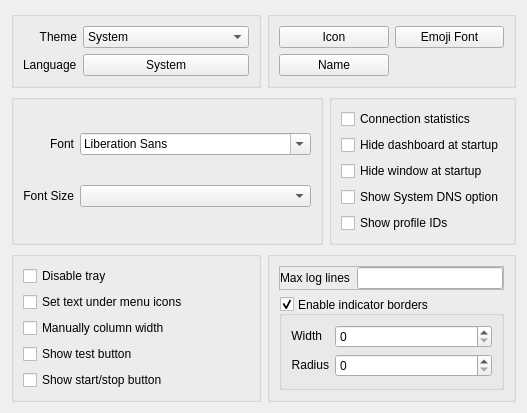
     <widget class="QWidget" name="tab_2">
      <attribute name="title">
       <string>Style</string>
      </attribute>
      <layout class="QGridLayout" name="gridLayout_5">
       <item row="2" column="0">
        <layout class="QHBoxLayout" name="style_h_2">
         <item>
          <widget class="QGroupBox" name="traffic_statistics_box">
           <layout class="QGridLayout" name="gridLayout_8">
            <item row="0" column="0">
             <widget class="QLabel" name="label_2">
              <property name="text">
               <string>Font</string>
              </property>
              <property name="alignment">
               <set>Qt::AlignmentFlag::AlignRight|Qt::AlignmentFlag::AlignTrailing|Qt::AlignmentFlag::AlignVCenter</set>
              </property>
             </widget>
            </item>
            <item row="0" column="1">
             <widget class="QFontComboBox" name="font"/>
            </item>
            <item row="1" column="0">
             <widget class="QLabel" name="label_5">
              <property name="text">
               <string>Font Size</string>
              </property>
              <property name="alignment">
               <set>Qt::AlignmentFlag::AlignRight|Qt::AlignmentFlag::AlignTrailing|Qt::AlignmentFlag::AlignVCenter</set>
              </property>
             </widget>
            </item>
            <item row="1" column="1">
             <widget class="QComboBox" name="font_size"/>
            </item>
           </layout>
          </widget>
         </item>
         <item>
          <widget class="QGroupBox" name="connection_statistics_box">
           <layout class="QVBoxLayout" name="verticalLayout_7">
            <item>
             <widget class="QCheckBox" name="connection_statistics">
              <property name="text">
               <string>Connection statistics</string>
              </property>
             </widget>
            </item>
            <item>
             <widget class="QCheckBox" name="start_minimal">
              <property name="sizePolicy">
               <sizepolicy hsizetype="Preferred" vsizetype="Fixed">
                <horstretch>0</horstretch>
                <verstretch>0</verstretch>
               </sizepolicy>
              </property>
              <property name="text">
               <string>Hide dashboard at startup</string>
              </property>
             </widget>
            </item>
            <item>
             <widget class="QCheckBox" name="auto_hide">
              <property name="text">
               <string>Hide window at startup</string>
              </property>
             </widget>
            </item>
            <item>
             <widget class="QCheckBox" name="show_system_dns">
              <property name="text">
               <string>Show System DNS option</string>
              </property>
             </widget>
            </item>
            <item>
             <widget class="QCheckBox" name="show_profile_id">
              <property name="text">
               <string>Show profile IDs</string>
              </property>
             </widget>
            </item>
           </layout>
          </widget>
         </item>
        </layout>
       </item>
       <item row="3" column="0">
        <layout class="QHBoxLayout" name="style_h_3">
         <item>
          <widget class="QGroupBox" name="horizontalGroupBox_5">
           <layout class="QVBoxLayout" name="verticalLayout_5">
            <item>
             <widget class="QCheckBox" name="disable_tray">
              <property name="text">
               <string>Disable tray</string>
              </property>
             </widget>
            </item>
            <item>
             <widget class="QCheckBox" name="set_text_under_menu_icons">
              <property name="text">
               <string>Set text under menu icons</string>
              </property>
             </widget>
            </item>
            <item>
             <widget class="QCheckBox" name="manually_column_width">
              <property name="text">
               <string>Manually column width</string>
              </property>
             </widget>
            </item>
            <item>
             <widget class="QCheckBox" name="show_test_button">
              <property name="text">
               <string>Show test button</string>
              </property>
             </widget>
            </item>
            <item>
             <widget class="QCheckBox" name="show_start_stop_button">
              <property name="text">
               <string>Show start/stop button</string>
              </property>
             </widget>
            </item>
           </layout>
          </widget>
         </item>
         <item>
          <widget class="QGroupBox" name="groupBox_2">
           <layout class="QGridLayout" name="gridLayout_12">
            <item row="2" column="0">
             <widget class="QGroupBox" name="enable_indicator_borders">
              <property name="title">
               <string>Enable indicator borders</string>
              </property>
              <property name="alignment">
               <set>Qt::AlignmentFlag::AlignLeading|Qt::AlignmentFlag::AlignLeft|Qt::AlignmentFlag::AlignVCenter</set>
              </property>
              <property name="flat">
               <bool>false</bool>
              </property>
              <property name="checkable">
               <bool>true</bool>
              </property>
              <property name="checked">
               <bool>true</bool>
              </property>
              <layout class="QGridLayout" name="gridLayout_15">
               <item row="0" column="0">
                <widget class="QLabel" name="label_20">
                 <property name="sizePolicy">
                  <sizepolicy hsizetype="Maximum" vsizetype="Maximum">
                   <horstretch>0</horstretch>
                   <verstretch>0</verstretch>
                  </sizepolicy>
                 </property>
                 <property name="text">
                  <string>Width</string>
                 </property>
                 <property name="alignment">
                  <set>Qt::AlignmentFlag::AlignRight|Qt::AlignmentFlag::AlignTrailing|Qt::AlignmentFlag::AlignVCenter</set>
                 </property>
                </widget>
               </item>
               <item row="1" column="0">
                <widget class="QLabel" name="label_31">
                 <property name="sizePolicy">
                  <sizepolicy hsizetype="Maximum" vsizetype="Maximum">
                   <horstretch>0</horstretch>
                   <verstretch>0</verstretch>
                  </sizepolicy>
                 </property>
                 <property name="text">
                  <string>Radius</string>
                 </property>
                 <property name="alignment">
                  <set>Qt::AlignmentFlag::AlignRight|Qt::AlignmentFlag::AlignTrailing|Qt::AlignmentFlag::AlignVCenter</set>
                 </property>
                </widget>
               </item>
               <item row="0" column="1">
                <widget class="QSpinBox" name="indicator_border_width"/>
               </item>
               <item row="1" column="1">
                <widget class="QSpinBox" name="indicator_border_radius"/>
               </item>
              </layout>
             </widget>
            </item>
            <item row="1" column="0">
             <widget class="QFrame" name="frame_3">
              <property name="sizePolicy">
               <sizepolicy hsizetype="Preferred" vsizetype="Maximum">
                <horstretch>0</horstretch>
                <verstretch>0</verstretch>
               </sizepolicy>
              </property>
              <property name="frameShape">
               <enum>QFrame::Shape::StyledPanel</enum>
              </property>
              <property name="frameShadow">
               <enum>QFrame::Shadow::Raised</enum>
              </property>
              <layout class="QHBoxLayout" name="horizontalLayout_15">
               <property name="spacing">
                <number>7</number>
               </property>
               <property name="leftMargin">
                <number>0</number>
               </property>
               <property name="topMargin">
                <number>0</number>
               </property>
               <property name="rightMargin">
                <number>0</number>
               </property>
               <property name="bottomMargin">
                <number>0</number>
               </property>
               <item>
                <widget class="QLabel" name="label_17">
                 <property name="sizePolicy">
                  <sizepolicy hsizetype="Maximum" vsizetype="Maximum">
                   <horstretch>0</horstretch>
                   <verstretch>0</verstretch>
                  </sizepolicy>
                 </property>
                 <property name="text">
                  <string>Max log lines</string>
                 </property>
                 <property name="alignment">
                  <set>Qt::AlignmentFlag::AlignLeading|Qt::AlignmentFlag::AlignLeft|Qt::AlignmentFlag::AlignVCenter</set>
                 </property>
                </widget>
               </item>
               <item>
                <widget class="QLineEdit" name="max_log_line">
                 <property name="sizePolicy">
                  <sizepolicy hsizetype="Ignored" vsizetype="Fixed">
                   <horstretch>0</horstretch>
                   <verstretch>0</verstretch>
                  </sizepolicy>
                 </property>
                </widget>
               </item>
              </layout>
             </widget>
            </item>
           </layout>
          </widget>
         </item>
        </layout>
       </item>
       <item row="0" column="0">
        <layout class="QHBoxLayout" name="style_h_1">
         <item>
          <widget class="QGroupBox" name="groupBox">
           <layout class="QGridLayout" name="gridLayout_10">
            <item row="0" column="0">
             <widget class="QLabel" name="label_8">
              <property name="sizePolicy">
               <sizepolicy hsizetype="Minimum" vsizetype="Maximum">
                <horstretch>0</horstretch>
                <verstretch>0</verstretch>
               </sizepolicy>
              </property>
              <property name="text">
               <string>Theme</string>
              </property>
              <property name="alignment">
               <set>Qt::AlignmentFlag::AlignRight|Qt::AlignmentFlag::AlignTrailing|Qt::AlignmentFlag::AlignVCenter</set>
              </property>
             </widget>
            </item>
            <item row="0" column="1">
             <widget class="QComboBox" name="theme">
              <property name="sizePolicy">
               <sizepolicy hsizetype="Minimum" vsizetype="Fixed">
                <horstretch>0</horstretch>
                <verstretch>0</verstretch>
               </sizepolicy>
              </property>
              <item>
               <property name="text">
                <string>System</string>
               </property>
              </item>
             </widget>
            </item>
            <item row="1" column="0">
             <widget class="QLabel" name="label_15">
              <property name="sizePolicy">
               <sizepolicy hsizetype="Maximum" vsizetype="Maximum">
                <horstretch>0</horstretch>
                <verstretch>0</verstretch>
               </sizepolicy>
              </property>
              <property name="text">
               <string>Language</string>
              </property>
             </widget>
            </item>
            <item row="1" column="1">
             <widget class="QPushButton" name="language_button">
              <property name="text">
               <string>System</string>
              </property>
             </widget>
            </item>
           </layout>
          </widget>
         </item>
         <item>
          <widget class="QGroupBox" name="groupBox2">
           <layout class="QGridLayout" name="gridLayout_4">
            <item row="0" column="0">
             <widget class="QPushButton" name="icon">
              <property name="text">
               <string>Icon</string>
              </property>
             </widget>
            </item>
            <item row="0" column="1">
             <widget class="QPushButton" name="emoji">
              <property name="text">
               <string>Emoji Font</string>
              </property>
             </widget>
            </item>
            <item row="1" column="0">
             <widget class="QPushButton" name="title_edit">
              <property name="text">
               <string>Name</string>
              </property>
             </widget>
            </item>
           </layout>
          </widget>
         </item>
        </layout>
       </item>
      </layout>
     </widget>
